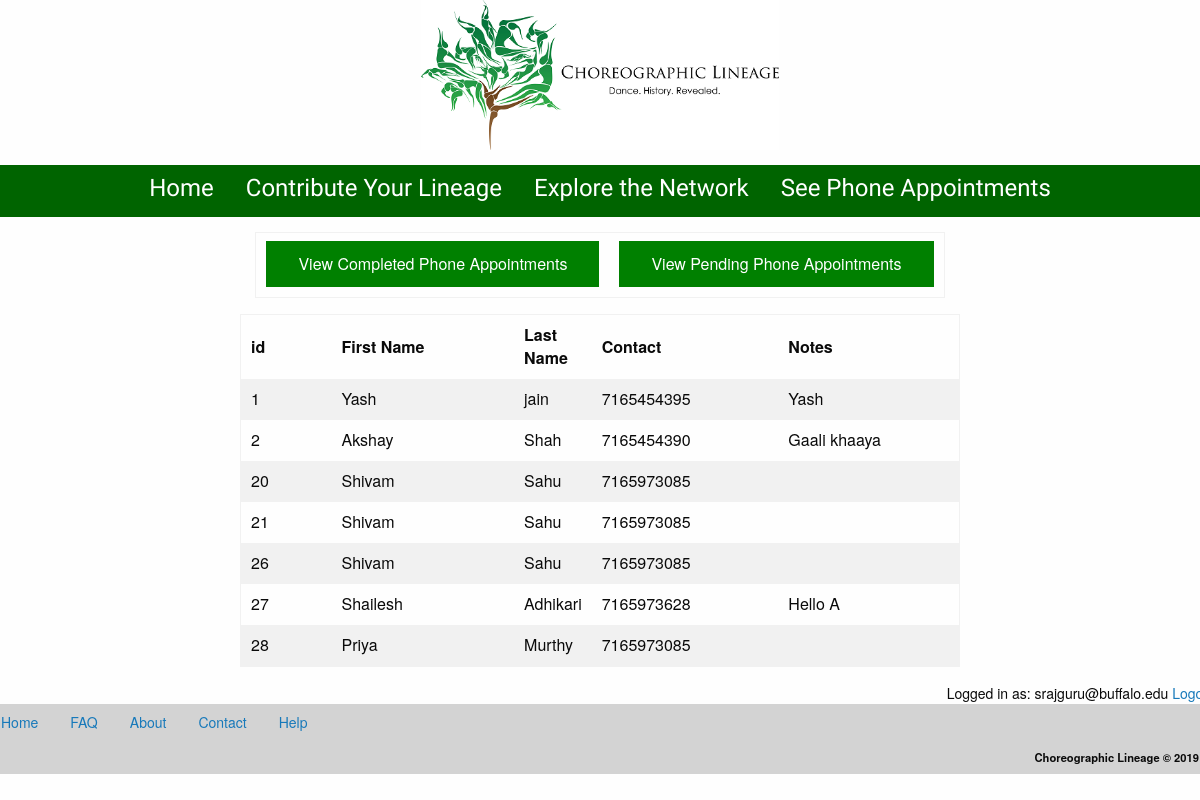
Page /phone_appointment_list_done.php (signed in) on the committed database.
### tables this page shows
CREATE TABLE `phone_appointments` (
  `id` int(11) NOT NULL,
  `first_name` varchar(50) NOT NULL,
  `last_name` varchar(50) NOT NULL,
  `email` varchar(50) NOT NULL,
  `contact` varchar(20) NOT NULL,
  `note` varchar(300) NOT NULL,
  `status` varchar(200) NOT NULL DEFAULT 'Undone',
  `Submitted_Date` varchar(20) DEFAULT NULL
);

### phone_appointment_list_done.php (the view, shortened to what this page needs)
<html>
<head>
    <link rel="stylesheet" href="https://maxcdn.bootstrapcdn.com/bootstrap/3.3.7/css/bootstrap.min.css">
</head>
<?php
	include 'AdminMenu.php';
	if(isset($_SESSION["user_email_address"])) {
        include 'connection_open.php';
        $query = "SELECT * FROM phone_appointments where status='Done'";
        $result = mysqli_query($dbc,$query)
        or die('Error querying database.: ' . mysqli_error());
        echo "<table style='width:auto;'align='center'><tr><td>";
        echo "<div align='center'><a href='phone_appointment_list_done.php'><button style='background-color: green;  border: none;
  color: white;
  padding: 15px 32px;
  text-align: center;
  text-decoration: none;
  display: inline-block;
  font-size: 16px;
  cursor: pointer;' >View Completed Phone Appointments</button></div>";
  echo"</td><td>";
  echo "<div align='center'><a href='phone_appointment_list.php'><button style='background-color: green;  border: none;
  color: white;
  padding: 15px 32px;
  text-align: center;
  text-decoration: none;
  display: inline-block;
  font-size: 16px;
  cursor: pointer;' >View Pending Phone Appointments</button></div>";
  echo "</td></tr></table>";
        echo "<div class='table-responsive'><table style='width: 60%; height: auto;' align='center'>";
		echo "<tr><th>id</th><th>First Name</th><th>Last Name</th><th>Contact</th><th>Notes</th></tr>";
		while($row = mysqli_fetch_array($result)) {
    		$id = $row['id'];
    		$first_name = $row['first_name'];
    		$last_name = $row['last_name'];
    		$contact = $row['contact'];
    		$note = $row['note'];
    		echo "<tr><td style='width: 100px;'>".$id."</td><td style='width: 200px;'>".$first_name."</td><td>".$last_name."</td><td style='width: 200px;'>".$contact."</td><td style='width: 200px;'>".$note."</td></tr>";
              }
echo "</table></div>";
    }
    else {
        $location = "add_user_profile.php";
        echo("<script>location.href='$location'</script>");
    }
?>
</html>
<?php
  include 'footer.php';
?>

### AdminMenu.php (shortened to what this page needs)
<!DOCTYPE html>
<html lang="en">
<head>
	<link rel="stylesheet" href="https://cdn.jsdelivr.net/foundation/6.2.1/foundation.min.css">
	<link rel="stylesheet" href="css/global.css">
	<link rel="stylesheet" href="css/home.css">
	<link rel="stylesheet" href="css/foundation-datepicker.css">
	<link rel="stylesheet" href="css/foundation-datepicker.min.css">
	<link rel="stylesheet" href="//cdnjs.cloudflare.com/ajax/libs/foundicons/3.0.0/foundation-icons.css" >
	<link rel="stylesheet" href="//netdna.bootstrapcdn.com/font-awesome/3.0.2/css/font-awesome.css" >
</head>
<body>
	<header class="row column text-center">
			<img src="data/images/logo_dcl_2.png" alt="Choreographic Lineage logo">
	</header>
	<nav class="row column menu-centered" id="navbar">
		<ul class="vertical medium-horizontal menu">
			<li><a href="AdminIndex.php">Home</a></li>
			<li><a href="add_user_profile.php" id="contri_lineage">Contribute Your Lineage</a></li>
			<li><a href="lineage_index.php">Explore the Network</a></li>
			<li><a href="phone_appointment_list.php">See Phone Appointments</a></li>
		</ul>
	</nav>
</body>
</html>

### footer.php
<div class="row">
	<div class="medium-12">
		<section>
<?php
if(isset($_SESSION["user_email_address"])){
	echo "<div class='text-right'>";
	echo "Logged in as: ".$_SESSION["user_email_address"]."&nbsp;<a href='logout.php'>Logout</a>";
	echo "</div>";
}
?>
		</section>
	</div>
</div>
<footer class="row" style="position:relative;height: auto;bottom:0;">
		<div class="small-6 column">
			<ul class="vertical medium-horizontal menu">
				<li><a href="index.php">Home</a></li>
				<li><a href="ComingSoon.php">FAQ</a></li>
				<li><a href="about.php">About</a></li>
				<li><a href="contact.php">Contact</a></li>
				<li><a href="coming_soon.php">Help</a></li>
			</ul>
		</div>
		<div class="small-6 column" >
			<ul class="menu align-right">
				<li class="menu-text"><small>Choreographic Lineage © 2019</small></li>
			</ul>
		</div>
</footer>

### css/global.css (style rules this page uses)
header img { height: 150px; }
nav { background-color: darkgreen; margin: 15px 0; font-family: 'Open Sans Condensed', sans-serif; height: 52px !important; max-height: 52px; font-size: 24px; }
nav a { color: white; display: inline; text-align:center; padding: 14px 16px; text-decoration: none; }
footer { background-color: lightgray; }

### rows in the picture
phone_appointments: id "1", first_name "Yash", last_name "jain", contact "7165454395", note "Yash"
phone_appointments: id "2", first_name "Akshay", last_name "Shah", contact "7165454390", note "Gaali khaaya"
phone_appointments: id "20", first_name "Shivam", last_name "Sahu", contact "7165973085"
phone_appointments: id "21", first_name "Shivam", last_name "Sahu", contact "7165973085"
phone_appointments: id "26", first_name "Shivam", last_name "Sahu", contact "7165973085"
phone_appointments: id "27", first_name "Shailesh", last_name "Adhikari", contact "7165973628", note "Hello A"
phone_appointments: id "28", first_name "Priya", last_name "Murthy", contact "7165973085"

### other values in the picture
$_SESSION["user_email_address"] "srajguru@buffalo.edu"
